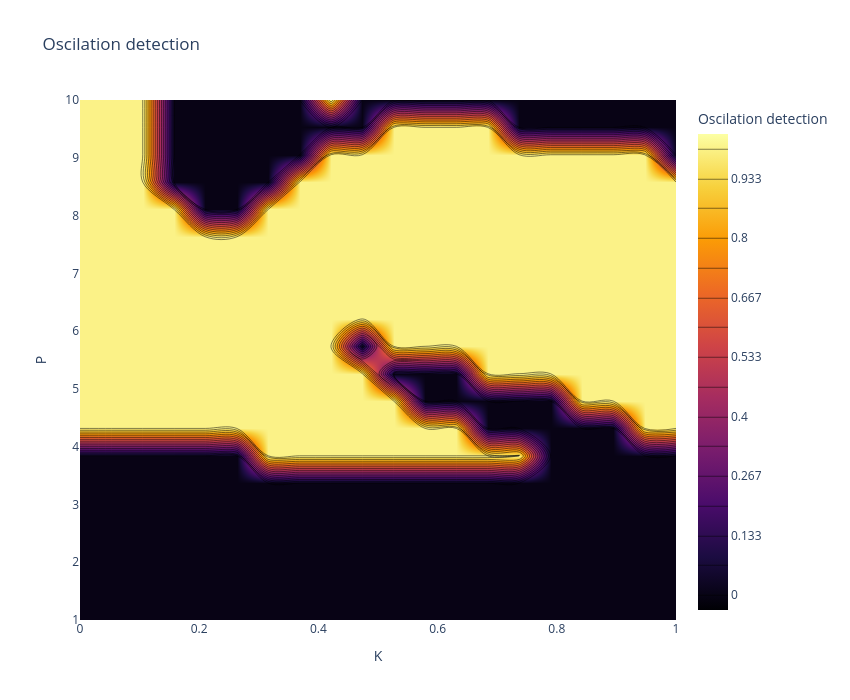
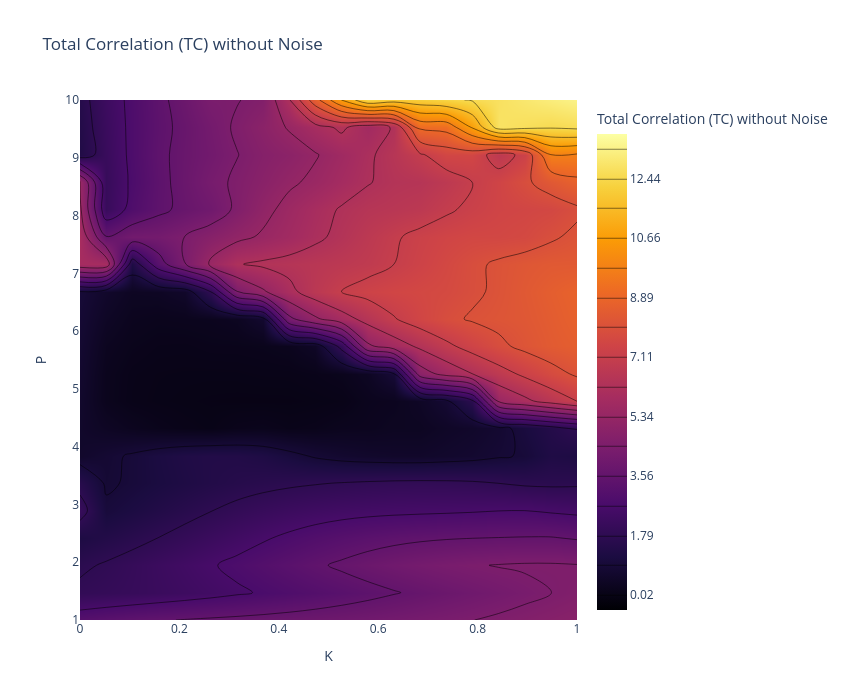
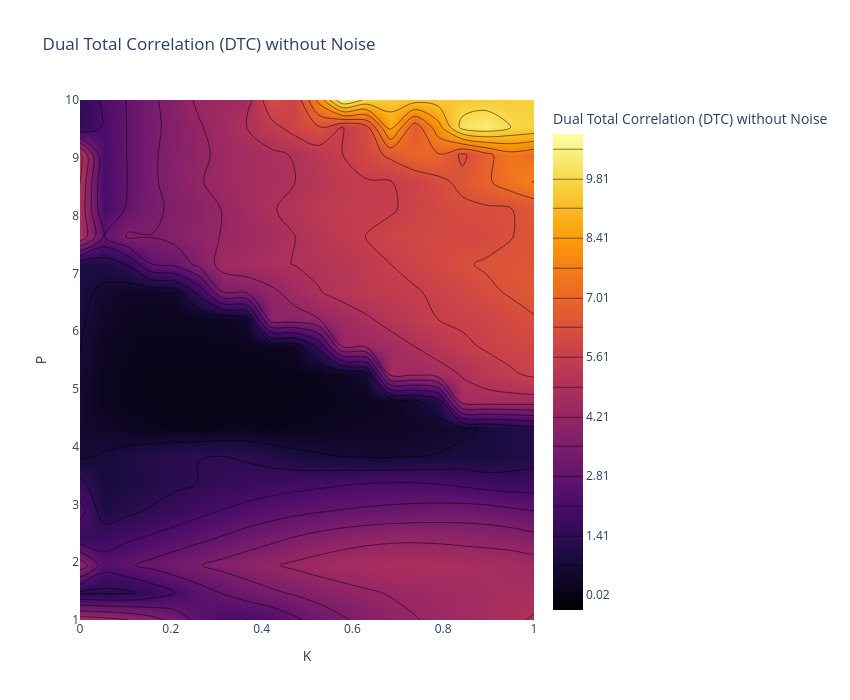
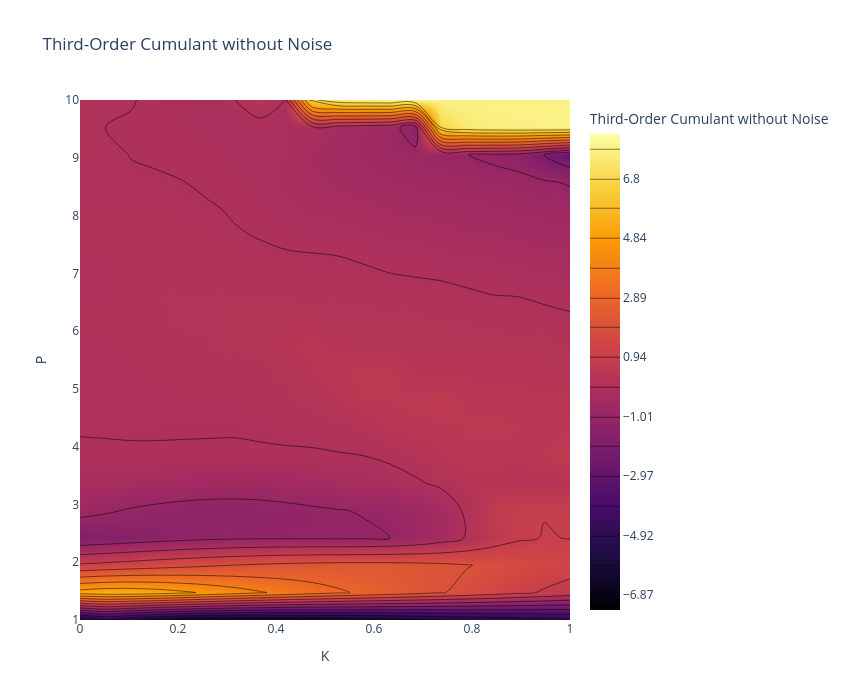

Here is the notebook cell these charts were saved with, in order:
### Markdown cell above
---
## **4. Oscillation Detection in $(P \times K$) Space**
We perform a parameter sweep to detect oscillations in the $(P \times K$) space.

### Code cell
# Matrix to store oscillation detection
oscillation_map = np.zeros((len(P_values), len(K_values)), dtype=int)

# Matrices to store metrics with noise
TC_map = np.zeros((len(P_values), len(K_values)))
DTC_map = np.zeros((len(P_values), len(K_values)))
Cumulant_map = np.zeros((len(P_values), len(K_values)))
PowerCorr_map = np.zeros((len(P_values), len(K_values)))
Entropy_map = np.zeros((len(P_values), len(K_values)))  # Nueva métrica
Entropy_map_skew = np.zeros((len(P_values), len(K3_values)))  # Nueva métrica
Entropy_map_kurt = np.zeros((len(P_values), len(K3_values)))  # Nueva métrica

#initial state random fixed
seed = 42
rng = np.random.default_rng(seed)
state0 = 0.1 * rng.standard_normal(2 * N_nodes)
#deleting the firts 20% of the signal
start_idx = int(0.2 * len(t))
T=20


for i, P_val in enumerate(P_values):
    for j, K_val in enumerate(K_values):
        # Simulation using the existing function
        P_vec = np.array([P_val, P_val, P_val])
        t, states = simulate_wc(state0, P_vec, K_val, M, T, dt)

        E_node = states[start_idx:, :N_nodes]
        I_node = states[start_idx:, N_nodes:]

        # Oscillation detection using the existing function
        is_lc1, _, _, _ = detect_limit_cycle_poincare(E_node[:, 0], I_node[:, 0], dt, threshold_ratio=0.05, period_cv_threshold=0.05)
        is_lc2, _, _, _ = detect_limit_cycle_poincare(E_node[:, 0], I_node[:, 0], dt, threshold_ratio=0.05, period_cv_threshold=0.05)
        is_lc3, _, _, _ = detect_limit_cycle_poincare(E_node[:, 0], I_node[:, 0], dt, threshold_ratio=0.05, period_cv_threshold=0.05)
        oscillation_map[i, j] = int((is_lc1==True) and (is_lc2==True) and (is_lc3==True))


        # Remove transient
        E = states[start_idx:, :N_nodes]

        # Data matrix for higher-order metrics
        X = E.copy()

        # Covariance matrix
        Sigma = np.cov(X.T)

        # Higher-order metrics using the existing functions
        TC_map[i, j] = TC_gauss(Sigma)
        DTC_map[i, j] = DTC_gauss(Sigma)
        Entropy_map[i, j] = entropy_gauss(Sigma)  # Cálculo de la entropía
        skew, kurt = dev_gauss(X)  # Cálculo de la entropía
        Entropy_map_skew[i, j] = skew
        Entropy_map_kurt[i, j] = kurt
        if X.shape[1] == 3:
            Cumulant_map[i, j] = cumulants(X)
            PowerCorr_map[i, j] = powercorr(X)

    if (i + 1) % 5 == 0:
        print(f"Progress: {i+1}/{len(P_values)}")

# Visualization using the existing function
#plot_oscillation_map(oscillation_map, P_values, K_values, title="Oscillation Detection (P-K)")


#cleaing the matrix
TC_clean = clean_rowwise_signed(TC_map, n_std=2)
DTC_clean = clean_rowwise_signed(DTC_map, n_std=2)
Cumulant_clean = clean_rowwise_signed(Cumulant_map,n_std=2)
PowerCorr_clean = clean_rowwise_signed(PowerCorr_map,n_std=2)
Skew_clean = clean_rowwise_signed(Entropy_map_skew,n_std=2)
Kurt_clean = clean_rowwise_signed(Entropy_map_kurt,n_std=2)

# visualization the matrix cleaned
plot_metrics_contour(oscillation_map, P_values, K3_values, title="Oscilation detection")

plot_metrics_contour(TC_clean, P_values, K3_values, title="Total Correlation (TC) without Noise")
plot_metrics_contour(DTC_clean, P_values, K3_values, title="Dual Total Correlation (DTC) without Noise")
plot_metrics_contour(Cumulant_clean, P_values, K3_values, title="Third-Order Cumulant without Noise")
plot_metrics_contour(PowerCorr_clean, P_values, K3_values, title="Triple Power Correlation without Noise")
plot_metrics_contour(Skew_clean, P_values, K3_values, title="skew with Noise")
plot_metrics_contour(Kurt_clean, P_values, K3_values, title="Kurt with Noise")

### Figure 1 — Plotly figure (JSON) as saved in the notebook; plotly's stock layout.template omitted (floating-point values rounded to 4 significant figures; data arrays with more than 128 entries replaced by an {"elided": "..."} marker saying what was removed)
{"data": [{"colorbar": {"title": {"text": "Oscilation detection"}}, "colorscale": [[0, "#000004"], [0.1111, "#1b0c41"], [0.2222, "#4a0c6b"], [0.3333, "#781c6d"], [0.4444, "#a52c60"], [0.5556, "#cf4446"], [0.6667, "#ed6925"], [0.7778, "#fb9b06"], [0.8889, "#f7d13d"], [1, "#fcffa4"]], "contours": {"coloring": "heatmap", "end": 1, "showlines": true, "size": 0.06667, "start": 0}, "type": "contour", "x": [0.0, 0.05263, 0.1053, 0.1579, 0.2105, 0.2632, 0.3158, 0.3684, 0.4211, 0.4737, 0.5263, 0.5789, 0.6316, 0.6842, 0.7368, 0.7895, 0.8421, 0.8947, 0.9474, 1.0], "y": [1.0, 1.474, 1.947, 2.421, 2.895, 3.368, 3.842, 4.316, 4.789, 5.263, 5.737, 6.211, 6.684, 7.158, 7.632, 8.105, 8.579, 9.053, 9.526, 10.0], "z": {"elided": "20x20 int values"}}], "layout": {"height": 700, "title": {"text": "Oscilation detection"}, "width": 850, "xaxis": {"title": {"text": "K"}}, "yaxis": {"title": {"text": "P"}}}}

### Figure 2 — Plotly figure (JSON) as saved in the notebook; plotly's stock layout.template omitted (floating-point values rounded to 4 significant figures; data arrays with more than 128 entries replaced by an {"elided": "..."} marker saying what was removed)
{"data": [{"colorbar": {"title": {"text": "Total Correlation (TC) without Noise"}}, "colorscale": [[0, "#000004"], [0.1111, "#1b0c41"], [0.2222, "#4a0c6b"], [0.3333, "#781c6d"], [0.4444, "#a52c60"], [0.5556, "#cf4446"], [0.6667, "#ed6925"], [0.7778, "#fb9b06"], [0.8889, "#f7d13d"], [1, "#fcffa4"]], "contours": {"coloring": "heatmap", "end": 13.33, "showlines": true, "size": 0.8873, "start": 0.01565}, "type": "contour", "x": [0.0, 0.05263, 0.1053, 0.1579, 0.2105, 0.2632, 0.3158, 0.3684, 0.4211, 0.4737, 0.5263, 0.5789, 0.6316, 0.6842, 0.7368, 0.7895, 0.8421, 0.8947, 0.9474, 1.0], "y": [1.0, 1.474, 1.947, 2.421, 2.895, 3.368, 3.842, 4.316, 4.789, 5.263, 5.737, 6.211, 6.684, 7.158, 7.632, 8.105, 8.579, 9.053, 9.526, 10.0], "z": {"elided": "20x20 float values"}}], "layout": {"height": 700, "title": {"text": "Total Correlation (TC) without Noise"}, "width": 850, "xaxis": {"title": {"text": "K"}}, "yaxis": {"title": {"text": "P"}}}}

### Figure 3 — Plotly figure (JSON) as saved in the notebook; plotly's stock layout.template omitted (floating-point values rounded to 4 significant figures; data arrays with more than 128 entries replaced by an {"elided": "..."} marker saying what was removed)
{"data": [{"colorbar": {"title": {"text": "Dual Total Correlation (DTC) without Noise"}}, "colorscale": [[0, "#000004"], [0.1111, "#1b0c41"], [0.2222, "#4a0c6b"], [0.3333, "#781c6d"], [0.4444, "#a52c60"], [0.5556, "#cf4446"], [0.6667, "#ed6925"], [0.7778, "#fb9b06"], [0.8889, "#f7d13d"], [1, "#fcffa4"]], "contours": {"coloring": "heatmap", "end": 10.51, "showlines": true, "size": 0.6994, "start": 0.01564}, "type": "contour", "x": [0.0, 0.05263, 0.1053, 0.1579, 0.2105, 0.2632, 0.3158, 0.3684, 0.4211, 0.4737, 0.5263, 0.5789, 0.6316, 0.6842, 0.7368, 0.7895, 0.8421, 0.8947, 0.9474, 1.0], "y": [1.0, 1.474, 1.947, 2.421, 2.895, 3.368, 3.842, 4.316, 4.789, 5.263, 5.737, 6.211, 6.684, 7.158, 7.632, 8.105, 8.579, 9.053, 9.526, 10.0], "z": {"elided": "20x20 float values"}}], "layout": {"height": 700, "title": {"text": "Dual Total Correlation (DTC) without Noise"}, "width": 850, "xaxis": {"title": {"text": "K"}}, "yaxis": {"title": {"text": "P"}}}}

### Figure 4 — Plotly figure (JSON) as saved in the notebook; plotly's stock layout.template omitted (floating-point values rounded to 4 significant figures; data arrays with more than 128 entries replaced by an {"elided": "..."} marker saying what was removed)
{"data": [{"colorbar": {"title": {"text": "Third-Order Cumulant without Noise"}}, "colorscale": [[0, "#000004"], [0.1111, "#1b0c41"], [0.2222, "#4a0c6b"], [0.3333, "#781c6d"], [0.4444, "#a52c60"], [0.5556, "#cf4446"], [0.6667, "#ed6925"], [0.7778, "#fb9b06"], [0.8889, "#f7d13d"], [1, "#fcffa4"]], "contours": {"coloring": "heatmap", "end": 7.774, "showlines": true, "size": 0.9763, "start": -6.871}, "type": "contour", "x": [0.0, 0.05263, 0.1053, 0.1579, 0.2105, 0.2632, 0.3158, 0.3684, 0.4211, 0.4737, 0.5263, 0.5789, 0.6316, 0.6842, 0.7368, 0.7895, 0.8421, 0.8947, 0.9474, 1.0], "y": [1.0, 1.474, 1.947, 2.421, 2.895, 3.368, 3.842, 4.316, 4.789, 5.263, 5.737, 6.211, 6.684, 7.158, 7.632, 8.105, 8.579, 9.053, 9.526, 10.0], "z": {"elided": "20x20 float values"}}], "layout": {"height": 700, "title": {"text": "Third-Order Cumulant without Noise"}, "width": 850, "xaxis": {"title": {"text": "K"}}, "yaxis": {"title": {"text": "P"}}}}
